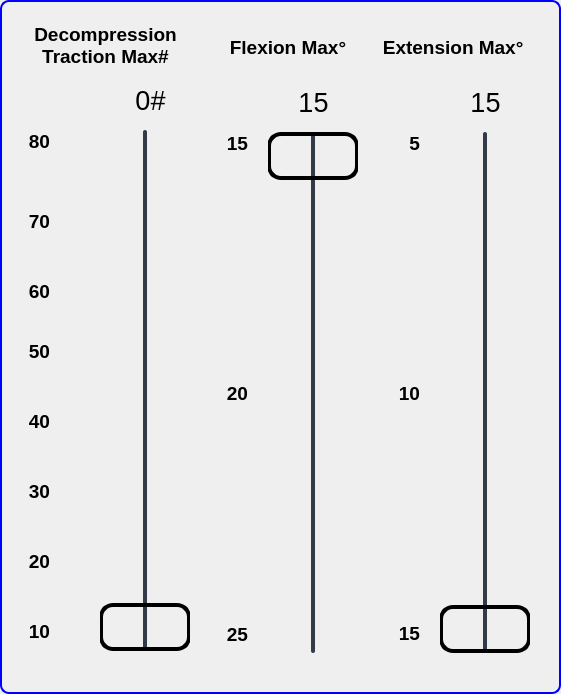
     <widget class="QGroupBox" name="ABGroupBox">
      <property name="geometry">
       <rect>
        <x>709</x>
        <y>-4</y>
        <width>561</width>
        <height>694</height>
       </rect>
      </property>
      <property name="styleSheet">
       <string notr="true">QGroupBox {
                                border: 2px solid blue;
                                border-radius: 9px;
                                margin-top: 0.5em;
                                }
                            </string>
      </property>
      <property name="title">
       <string/>
      </property>
      <widget class="QLabel" name="ABaxialPressure">
       <property name="geometry">
        <rect>
         <x>20</x>
         <y>13</y>
         <width>171</width>
         <height>65</height>
        </rect>
       </property>
       <property name="font">
        <font>
         <family>Arial</family>
         <pointsize>14</pointsize>
         <bold>true</bold>
        </font>
       </property>
       <property name="text">
        <string>Decompression Traction Max#</string>
       </property>
       <property name="alignment">
        <set>Qt::AlignCenter</set>
       </property>
       <property name="wordWrap">
        <bool>true</bool>
       </property>
      </widget>
      <widget class="QSlider" name="ABaxialPressureSlider">
       <property name="geometry">
        <rect>
         <x>100</x>
         <y>130</y>
         <width>90</width>
         <height>521</height>
        </rect>
       </property>
       <property name="font">
        <font>
         <family>Arial</family>
         <pointsize>12</pointsize>
        </font>
       </property>
       <property name="styleSheet">
        <string notr="true">QSlider::groove:vertical {
                                    border-radius: 2px;
                                    width: 4px;
                                    background-color: rgb(52, 59, 72);
                                    }
                                    QSlider::groove:vertical:hover {
                                    background-color: blue;
                                    }
                                    QSlider::handle:vertical {
                                    background-color:qlineargradient(spread:pad, x1:0, y1:1, x2:0,
                                    y2:0, stop:0 rgba(0, 50, 145, 255), stop:1 rgba(255, 255, 255,
                                    255));
                                    border: 4px solid black;
                                    height: 40px;
                                    margin: 0px -44px;
                                    border-radius: 14px;
                                    }</string>
       </property>
       <property name="minimum">
        <number>10</number>
       </property>
       <property name="maximum">
        <number>80</number>
       </property>
       <property name="singleStep">
        <number>1</number>
       </property>
       <property name="pageStep">
        <number>5</number>
       </property>
       <property name="value">
        <number>10</number>
       </property>
       <property name="sliderPosition">
        <number>10</number>
       </property>
       <property name="orientation">
        <enum>Qt::Vertical</enum>
       </property>
       <property name="tickPosition">
        <enum>QSlider::TicksBothSides</enum>
       </property>
       <property name="tickInterval">
        <number>5</number>
       </property>
      </widget>
      <widget class="QLabel" name="ABaxialPressureLbl">
       <property name="geometry">
        <rect>
         <x>110</x>
         <y>80</y>
         <width>81</width>
         <height>41</height>
        </rect>
       </property>
       <property name="font">
        <font>
         <family>Arial</family>
         <pointsize>20</pointsize>
        </font>
       </property>
       <property name="text">
        <string>0#</string>
       </property>
       <property name="alignment">
        <set>Qt::AlignCenter</set>
       </property>
      </widget>
      <widget class="QLabel" name="ABaxialPressureUpLbl">
       <property name="geometry">
        <rect>
         <x>50</x>
         <y>160</y>
         <width>47</width>
         <height>101</height>
        </rect>
       </property>
       <property name="text">
        <string/>
       </property>
       <property name="pixmap">
        <pixmap>images/up-ticks.png</pixmap>
       </property>
      </widget>
      <widget class="QLabel" name="ABaxialPressureDownLbl">
       <property name="geometry">
        <rect>
         <x>50</x>
         <y>520</y>
         <width>47</width>
         <height>101</height>
        </rect>
       </property>
       <property name="text">
        <string/>
       </property>
       <property name="pixmap">
        <pixmap>images/down-ticks.png</pixmap>
       </property>
      </widget>
      <widget class="QLabel" name="Lbl_28">
       <property name="geometry">
        <rect>
         <x>20</x>
         <y>210</y>
         <width>30</width>
         <height>24</height>
        </rect>
       </property>
       <property name="font">
        <font>
         <family>Arial</family>
         <pointsize>14</pointsize>
         <bold>true</bold>
        </font>
       </property>
       <property name="styleSheet">
        <string notr="true">background:transparent;</string>
       </property>
       <property name="text">
        <string>70</string>
       </property>
       <property name="alignment">
        <set>Qt::AlignRight|Qt::AlignTop|Qt::AlignTrailing</set>
       </property>
      </widget>
      <widget class="QLabel" name="Lbl_29">
       <property name="geometry">
        <rect>
         <x>20</x>
         <y>410</y>
         <width>30</width>
         <height>24</height>
        </rect>
       </property>
       <property name="font">
        <font>
         <family>Arial</family>
         <pointsize>14</pointsize>
         <bold>true</bold>
        </font>
       </property>
       <property name="text">
        <string extracomment="10">40</string>
       </property>
       <property name="alignment">
        <set>Qt::AlignRight|Qt::AlignTop|Qt::AlignTrailing</set>
       </property>
      </widget>
      <widget class="QLabel" name="Lbl_8">
       <property name="geometry">
        <rect>
         <x>20</x>
         <y>130</y>
         <width>30</width>
         <height>24</height>
        </rect>
       </property>
       <property name="font">
        <font>
         <family>Arial</family>
         <pointsize>14</pointsize>
         <bold>true</bold>
        </font>
       </property>
       <property name="text">
        <string>80</string>
       </property>
       <property name="alignment">
        <set>Qt::AlignRight|Qt::AlignTop|Qt::AlignTrailing</set>
       </property>
      </widget>
      <widget class="QLabel" name="Lbl_61">
       <property name="geometry">
        <rect>
         <x>20</x>
         <y>340</y>
         <width>30</width>
         <height>24</height>
        </rect>
       </property>
       <property name="sizePolicy">
        <sizepolicy hsizetype="Preferred" vsizetype="Preferred">
         <horstretch>0</horstretch>
         <verstretch>0</verstretch>
        </sizepolicy>
       </property>
       <property name="font">
        <font>
         <family>Arial</family>
         <pointsize>14</pointsize>
         <bold>true</bold>
        </font>
       </property>
       <property name="text">
        <string>50</string>
       </property>
       <property name="alignment">
        <set>Qt::AlignRight|Qt::AlignTop|Qt::AlignTrailing</set>
       </property>
      </widget>
      <widget class="QLabel" name="Lbl_62">
       <property name="geometry">
        <rect>
         <x>20</x>
         <y>620</y>
         <width>30</width>
         <height>24</height>
        </rect>
       </property>
       <property name="font">
        <font>
         <family>Arial</family>
         <pointsize>14</pointsize>
         <bold>true</bold>
        </font>
       </property>
       <property name="tabletTracking">
        <bool>true</bool>
       </property>
       <property name="styleSheet">
        <string notr="true">background:transparent;</string>
       </property>
       <property name="text">
        <string>10</string>
       </property>
       <property name="alignment">
        <set>Qt::AlignRight|Qt::AlignTop|Qt::AlignTrailing</set>
       </property>
      </widget>
      <widget class="QLabel" name="Lbl_88">
       <property name="geometry">
        <rect>
         <x>20</x>
         <y>280</y>
         <width>30</width>
         <height>24</height>
        </rect>
       </property>
       <property name="font">
        <font>
         <family>Arial</family>
         <pointsize>14</pointsize>
         <bold>true</bold>
        </font>
       </property>
       <property name="text">
        <string>60</string>
       </property>
       <property name="alignment">
        <set>Qt::AlignRight|Qt::AlignTop|Qt::AlignTrailing</set>
       </property>
      </widget>
      <widget class="QLabel" name="Lbl_31">
       <property name="geometry">
        <rect>
         <x>20</x>
         <y>480</y>
         <width>30</width>
         <height>24</height>
        </rect>
       </property>
       <property name="font">
        <font>
         <family>Arial</family>
         <pointsize>14</pointsize>
         <bold>true</bold>
        </font>
       </property>
       <property name="text">
        <string extracomment="10">30</string>
       </property>
       <property name="alignment">
        <set>Qt::AlignRight|Qt::AlignTop|Qt::AlignTrailing</set>
       </property>
      </widget>
      <widget class="QLabel" name="Lbl_32">
       <property name="geometry">
        <rect>
         <x>20</x>
         <y>550</y>
         <width>30</width>
         <height>24</height>
        </rect>
       </property>
       <property name="font">
        <font>
         <family>Arial</family>
         <pointsize>14</pointsize>
         <bold>true</bold>
        </font>
       </property>
       <property name="styleSheet">
        <string notr="true">background:transparent;</string>
       </property>
       <property name="text">
        <string extracomment="10">20</string>
       </property>
       <property name="alignment">
        <set>Qt::AlignRight|Qt::AlignTop|Qt::AlignTrailing</set>
       </property>
      </widget>
      <widget class="QGroupBox" name="minusABGroupBox">
       <property name="geometry">
        <rect>
         <x>198</x>
         <y>2</y>
         <width>170</width>
         <height>689</height>
        </rect>
       </property>
       <property name="styleSheet">
        <string notr="true">border:0px</string>
       </property>
       <property name="title">
        <string/>
       </property>
       <widget class="QSlider" name="minusABHorizontalFlexionSlider">
        <property name="geometry">
         <rect>
          <x>70</x>
          <y>130</y>
          <width>90</width>
          <height>521</height>
         </rect>
        </property>
        <property name="font">
         <font>
          <family>Arial</family>
          <pointsize>12</pointsize>
         </font>
        </property>
        <property name="styleSheet">
         <string notr="true">QSlider::groove:vertical {
                                        border-radius: 2px;
                                        width: 4px;
                                        background-color: rgb(52, 59, 72);
                                        }
                                        QSlider::groove:vertical:hover {
                                        background-color: blue;
                                        }
                                        QSlider::handle:vertical {
                                        background-color: qlineargradient(spread:pad, x1:0, y1:0,
                                        x2:0, y2:1, stop:0 rgba(0, 50, 145, 255), stop:1 rgba(255,
                                        255, 255, 255));
                                        border: 4px solid black;
                                        height: 40px;
                                        margin: 0px -44px;
                                        border-radius: 14px;
                                        }</string>
        </property>
        <property name="minimum">
         <number>15</number>
        </property>
        <property name="maximum">
         <number>25</number>
        </property>
        <property name="singleStep">
         <number>1</number>
        </property>
        <property name="pageStep">
         <number>1</number>
        </property>
        <property name="value">
         <number>15</number>
        </property>
        <property name="sliderPosition">
         <number>15</number>
        </property>
        <property name="orientation">
         <enum>Qt::Vertical</enum>
        </property>
        <property name="invertedAppearance">
         <bool>true</bool>
        </property>
        <property name="invertedControls">
         <bool>false</bool>
        </property>
        <property name="tickPosition">
         <enum>QSlider::TicksBothSides</enum>
        </property>
        <property name="tickInterval">
         <number>2</number>
        </property>
       </widget>
       <widget class="QLabel" name="minusABHorizontalFlexionLbl">
        <property name="geometry">
         <rect>
          <x>90</x>
          <y>80</y>
          <width>51</width>
          <height>41</height>
         </rect>
        </property>
        <property name="font">
         <font>
          <family>Arial</family>
          <pointsize>20</pointsize>
         </font>
        </property>
        <property name="text">
         <string>15</string>
        </property>
        <property name="alignment">
         <set>Qt::AlignCenter</set>
        </property>
       </widget>
       <widget class="QLabel" name="minusABHorizontalFlexionUpLbl">
        <property name="geometry">
         <rect>
          <x>20</x>
          <y>160</y>
          <width>47</width>
          <height>101</height>
         </rect>
        </property>
        <property name="text">
         <string/>
        </property>
        <property name="pixmap">
         <pixmap>images/up-ticks.png</pixmap>
        </property>
       </widget>
       <widget class="QLabel" name="minusABHorizontalFlexionDownLbl">
        <property name="geometry">
         <rect>
          <x>20</x>
          <y>520</y>
          <width>47</width>
          <height>101</height>
         </rect>
        </property>
        <property name="tabletTracking">
         <bool>true</bool>
        </property>
        <property name="text">
         <string/>
        </property>
        <property name="pixmap">
         <pixmap>images/down-ticks.png</pixmap>
        </property>
       </widget>
       <widget class="QLabel" name="leftLatFlexionTitleLbl_5">
        <property name="geometry">
         <rect>
          <x>10</x>
          <y>13</y>
          <width>160</width>
          <height>65</height>
         </rect>
        </property>
        <property name="font">
         <font>
          <family>Arial</family>
          <pointsize>14</pointsize>
          <bold>true</bold>
         </font>
        </property>
        <property name="text">
         <string>Flexion Max°</string>
        </property>
        <property name="alignment">
         <set>Qt::AlignCenter</set>
        </property>
        <property name="wordWrap">
         <bool>true</bool>
        </property>
       </widget>
       <widget class="QLabel" name="Lbl_126">
        <property name="geometry">
         <rect>
          <x>20</x>
          <y>130</y>
          <width>30</width>
          <height>24</height>
         </rect>
        </property>
        <property name="font">
         <font>
          <family>Arial</family>
          <pointsize>14</pointsize>
          <bold>true</bold>
         </font>
        </property>
        <property name="text">
         <string>15</string>
        </property>
        <property name="alignment">
         <set>Qt::AlignRight|Qt::AlignTop|Qt::AlignTrailing</set>
        </property>
       </widget>
       <widget class="QLabel" name="Lbl_120">
        <property name="geometry">
         <rect>
          <x>20</x>
          <y>620</y>
          <width>30</width>
          <height>24</height>
         </rect>
        </property>
        <property name="font">
         <font>
          <family>Arial</family>
          <pointsize>14</pointsize>
          <bold>true</bold>
         </font>
        </property>
        <property name="text">
         <string>25</string>
        </property>
        <property name="alignment">
         <set>Qt::AlignRight|Qt::AlignTrailing|Qt::AlignVCenter</set>
        </property>
       </widget>
       <widget class="QLabel" name="Lbl_122">
        <property name="geometry">
         <rect>
          <x>20</x>
          <y>380</y>
          <width>30</width>
          <height>24</height>
         </rect>
        </property>
        <property name="font">
         <font>
          <family>Arial</family>
          <pointsize>14</pointsize>
          <bold>true</bold>
         </font>
        </property>
        <property name="text">
         <string>20</string>
        </property>
        <property name="alignment">
         <set>Qt::AlignRight|Qt::AlignTop|Qt::AlignTrailing</set>
        </property>
       </widget>
      </widget>
      <widget class="QGroupBox" name="plusABGroupBox">
       <property name="geometry">
        <rect>
         <x>380</x>
         <y>2</y>
         <width>170</width>
         <height>689</height>
        </rect>
       </property>
       <property name="styleSheet">
        <string notr="true">border:0px</string>
       </property>
       <property name="title">
        <string/>
       </property>
       <widget class="QSlider" name="plusABHorizontalFlexionSlider">
        <property name="geometry">
         <rect>
          <x>60</x>
          <y>130</y>
          <width>90</width>
          <height>521</height>
         </rect>
        </property>
        <property name="font">
         <font>
          <family>Arial</family>
          <pointsize>12</pointsize>
         </font>
        </property>
        <property name="styleSheet">
         <string notr="true">QSlider::groove:vertical {
                                        border-radius: 2px;
                                        width: 4px;
                                        background-color: rgb(52, 59, 72);
                                        }
                                        QSlider::groove:vertical:hover {
                                        background-color: blue;
                                        }
                                        QSlider::handle:vertical {
                                        background-color: qlineargradient(spread:pad, x1:0, y1:0,
                                        x2:0, y2:1, stop:0 rgba(0, 50, 145, 255), stop:1 rgba(255,
                                        255, 255, 255));
                                        border: 4px solid black;
                                        height: 40px;
                                        margin: 0px -44px;
                                        border-radius: 14px;
                                        }</string>
        </property>
        <property name="minimum">
         <number>5</number>
        </property>
        <property name="maximum">
         <number>15</number>
        </property>
        <property name="singleStep">
         <number>1</number>
        </property>
        <property name="pageStep">
         <number>1</number>
        </property>
        <property name="value">
         <number>15</number>
        </property>
        <property name="sliderPosition">
         <number>15</number>
        </property>
        <property name="orientation">
         <enum>Qt::Vertical</enum>
        </property>
        <property name="invertedAppearance">
         <bool>true</bool>
        </property>
        <property name="invertedControls">
         <bool>true</bool>
        </property>
        <property name="tickPosition">
         <enum>QSlider::TicksBothSides</enum>
        </property>
        <property name="tickInterval">
         <number>2</number>
        </property>
       </widget>
       <widget class="QLabel" name="Lbl_124">
        <property name="geometry">
         <rect>
          <x>10</x>
          <y>620</y>
          <width>30</width>
          <height>24</height>
         </rect>
        </property>
        <property name="font">
         <font>
          <family>Arial</family>
          <pointsize>14</pointsize>
          <bold>true</bold>
         </font>
        </property>
        <property name="text">
         <string>15</string>
        </property>
        <property name="alignment">
         <set>Qt::AlignRight|Qt::AlignTop|Qt::AlignTrailing</set>
        </property>
       </widget>
       <widget class="QLabel" name="plusABHorizontalFlexionDownLbl">
        <property name="geometry">
         <rect>
          <x>10</x>
          <y>520</y>
          <width>47</width>
          <height>101</height>
         </rect>
        </property>
        <property name="text">
         <string/>
        </property>
        <property name="pixmap">
         <pixmap>images/down-ticks.png</pixmap>
        </property>
       </widget>
       <widget class="QLabel" name="rightLatFlexionTitleLbl_5">
        <property name="geometry">
         <rect>
          <x>-10</x>
          <y>13</y>
          <width>161</width>
          <height>65</height>
         </rect>
        </property>
        <property name="font">
         <font>
          <family>Arial</family>
          <pointsize>14</pointsize>
          <bold>true</bold>
         </font>
        </property>
        <property name="text">
         <string> Extension Max°</string>
        </property>
        <property name="alignment">
         <set>Qt::AlignCenter</set>
        </property>
        <property name="wordWrap">
         <bool>true</bool>
        </property>
       </widget>
       <widget class="QLabel" name="plusABHorizontalFlexionUpLbl">
        <property name="geometry">
         <rect>
          <x>10</x>
          <y>160</y>
          <width>47</width>
          <height>101</height>
         </rect>
        </property>
        <property name="text">
         <string/>
        </property>
        <property name="pixmap">
         <pixmap>images/up-ticks.png</pixmap>
        </property>
       </widget>
       <widget class="QLabel" name="plusABHorizontalFlexionLbl">
        <property name="geometry">
         <rect>
          <x>75</x>
          <y>80</y>
          <width>61</width>
          <height>41</height>
         </rect>
        </property>
        <property name="font">
         <font>
          <family>Arial</family>
          <pointsize>20</pointsize>
         </font>
        </property>
        <property name="text">
         <string>15</string>
        </property>
        <property name="alignment">
         <set>Qt::AlignCenter</set>
        </property>
       </widget>
       <widget class="QLabel" name="Lbl_125">
        <property name="geometry">
         <rect>
          <x>10</x>
          <y>380</y>
          <width>30</width>
          <height>24</height>
         </rect>
        </property>
        <property name="font">
         <font>
          <family>Arial</family>
          <pointsize>14</pointsize>
          <bold>true</bold>
         </font>
        </property>
        <property name="styleSheet">
         <string notr="true">background:transparent;</string>
        </property>
        <property name="text">
         <string>10</string>
        </property>
        <property name="alignment">
         <set>Qt::AlignRight|Qt::AlignTop|Qt::AlignTrailing</set>
        </property>
       </widget>
       <widget class="QLabel" name="Lbl_123">
        <property name="geometry">
         <rect>
          <x>10</x>
          <y>130</y>
          <width>30</width>
          <height>24</height>
         </rect>
        </property>
        <property name="font">
         <font>
          <family>Arial</family>
          <pointsize>14</pointsize>
          <bold>true</bold>
         </font>
        </property>
        <property name="text">
         <string>5</string>
        </property>
        <property name="alignment">
         <set>Qt::AlignRight|Qt::AlignTop|Qt::AlignTrailing</set>
        </property>
       </widget>
      </widget>
     </widget>
